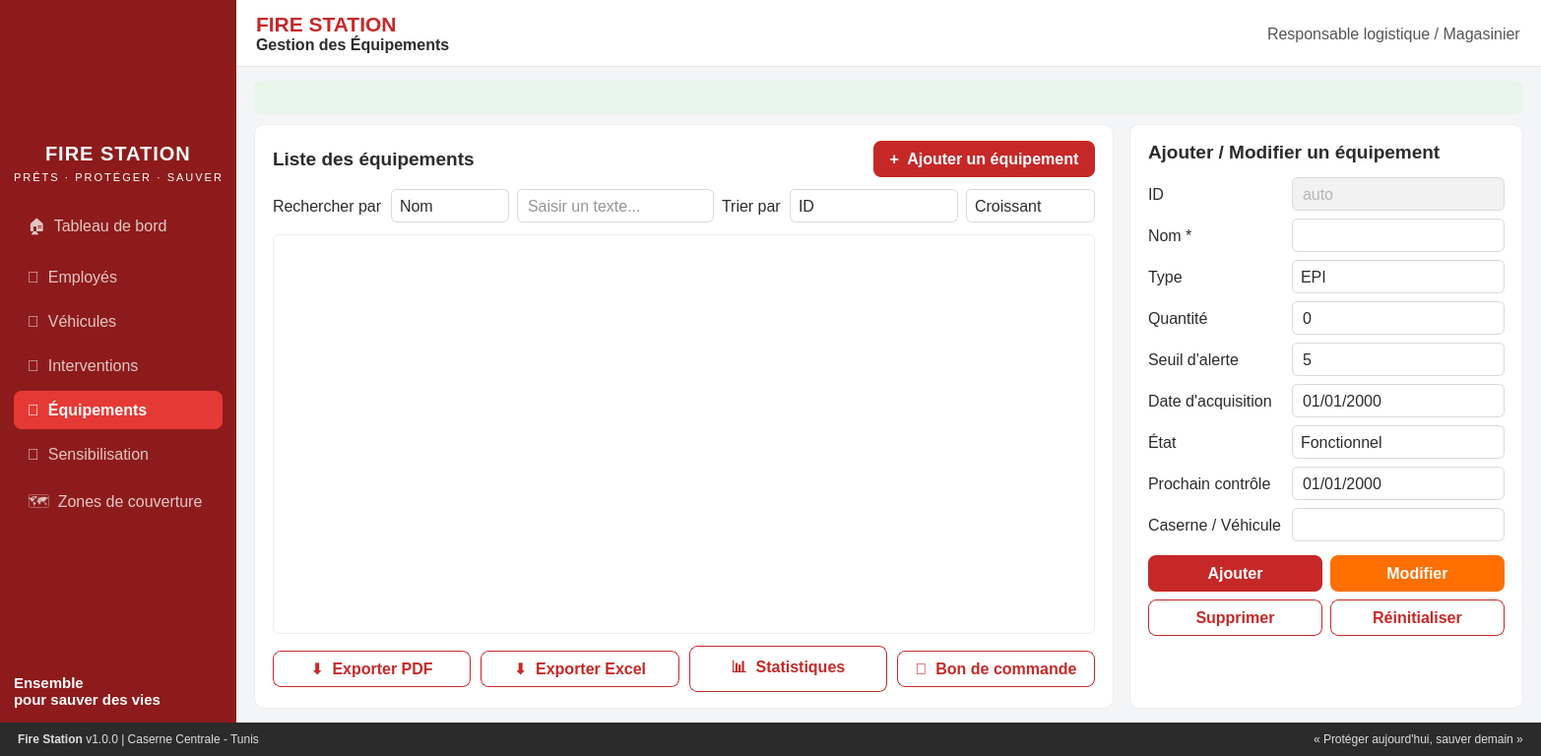
<?xml version="1.0" encoding="UTF-8"?>
<ui version="4.0">
 <class>MainWindow</class>
 <widget class="QMainWindow" name="MainWindow">
  <property name="geometry"><rect><x>0</x><y>0</y><width>1366</width><height>768</height></rect></property>
  <property name="windowTitle"><string>FireStation Manager - Gestion des équipements</string></property>
  <property name="styleSheet"><string notr="true">
* { font-family: "Roboto", "Segoe UI", sans-serif; font-size: 12pt; color: #2B2B2B; }
QMainWindow, QWidget#centralwidget { background: #F4F5F7; }

/* ---------- Sidebar ---------- */
QFrame#frameSidebar { background-color: #8E1B1B; background-image: url(:/images/sidebar_firefighter.jpg); background-position: center; background-repeat: no-repeat; }
QFrame#frameSidebar QLabel { color: white; background: transparent; }
QLabel#lblNomApp { font-size: 15pt; font-weight: bold; letter-spacing: 1px; }
QLabel#lblSlogan { font-size: 8pt; letter-spacing: 2px; color: rgba(255,255,255,200); }
QLabel#lblMotto { font-size: 11pt; font-weight: bold; }
QFrame#frameSidebar QPushButton { text-align: left; padding: 10px 14px; color: white; background: transparent; border: none; border-radius: 8px; }
QFrame#frameSidebar QPushButton:disabled { color: rgba(255,255,255,190); }
QFrame#frameSidebar QPushButton#btnNavEquipements { background: #E53935; font-weight: bold; }

/* ---------- Header / footer ---------- */
QFrame#frameHeader { background: white; border-bottom: 1px solid #E6E6E6; }
QLabel#lblTitreApp { background: transparent; }
QLabel#lblUtilisateur { color: #555; background: transparent; }
QFrame#frameFooter { background: #2B2B2B; }
QFrame#frameFooter QLabel { color: #DDD; font-size: 9pt; background: transparent; }

/* ---------- Cartes ---------- */
QFrame#cardListe, QFrame#cardForm { background: white; border: 1px solid #ECECEC; border-radius: 10px; }
QFrame#cardListe QLabel, QFrame#cardForm QLabel { background: transparent; border: none; }
QLabel#lblListeTitre, QLabel#lblFormTitre { font-size: 14pt; font-weight: bold; }
QLabel#lblAlertes { padding: 8px 12px; border-radius: 8px; background: #E8F5E9; color: #2E7D32; font-weight: bold; }

/* ---------- Champs ---------- */
QLineEdit, QComboBox, QSpinBox, QDateEdit { background: white; border: 1px solid #DADADA; border-radius: 6px; padding: 5px 8px; color: #2B2B2B; min-height: 22px; }
QLineEdit:focus, QComboBox:focus, QSpinBox:focus, QDateEdit:focus { border: 1px solid #C62828; }
QLineEdit:read-only { background: #F2F2F2; color: #777; }
QComboBox::drop-down, QDateEdit::drop-down { border: none; width: 26px; subcontrol-origin: padding; subcontrol-position: center right; }
QComboBox::down-arrow, QDateEdit::down-arrow { image: url(:/images/arrow_down.png); width: 12px; height: 12px; }
QSpinBox::up-button { subcontrol-origin: border; subcontrol-position: top right; width: 22px; border: none; }
QSpinBox::down-button { subcontrol-origin: border; subcontrol-position: bottom right; width: 22px; border: none; }
QSpinBox::up-arrow { image: url(:/images/arrow_up.png); width: 10px; height: 10px; }
QSpinBox::down-arrow { image: url(:/images/arrow_down.png); width: 10px; height: 10px; }

/* ---------- Boutons ---------- */
QPushButton#btnAjouter, QPushButton#btnNouveau { background: #C62828; color: white; border: none; border-radius: 8px; padding: 9px 16px; font-weight: bold; }
QPushButton#btnAjouter:hover, QPushButton#btnNouveau:hover { background: #B71C1C; }
QPushButton#btnModifier { background: #FF6F00; color: white; border: none; border-radius: 8px; padding: 9px 16px; font-weight: bold; }
QPushButton#btnModifier:hover { background: #E65100; }
QPushButton#btnSupprimer, QPushButton#btnVider, QPushButton#btnExportPdf, QPushButton#btnExportExcel, QPushButton#btnStats, QPushButton#btnBonCommande {
    background: white; color: #C62828; border: 1px solid #C62828; border-radius: 8px; padding: 8px 14px; font-weight: bold; }
QPushButton#btnSupprimer:hover, QPushButton#btnVider:hover, QPushButton#btnExportPdf:hover, QPushButton#btnExportExcel:hover, QPushButton#btnStats:hover, QPushButton#btnBonCommande:hover { background: #FDECEA; }

/* ---------- Tableau ---------- */
QTableView { background: white; alternate-background-color: #FAFAFA; border: 1px solid #ECECEC; border-radius: 6px; gridline-color: transparent; selection-background-color: #FDECEA; selection-color: #2B2B2B; }
QHeaderView::section { background: #F4F5F7; color: #444; padding: 8px; border: none; border-bottom: 1px solid #E0E0E0; font-weight: bold; }
</string></property>
  <widget class="QWidget" name="centralwidget"><layout class="QVBoxLayout" name="layoutRoot"><property name="spacing"><number>0</number></property><property name="leftMargin"><number>0</number></property><property name="topMargin"><number>0</number></property><property name="rightMargin"><number>0</number></property><property name="bottomMargin"><number>0</number></property><item><layout class="QHBoxLayout" name="layoutCorps"><property name="spacing"><number>0</number></property><property name="leftMargin"><number>0</number></property><property name="topMargin"><number>0</number></property><property name="rightMargin"><number>0</number></property><property name="bottomMargin"><number>0</number></property><item><widget class="QFrame" name="frameSidebar"><property name="minimumSize"><size><width>240</width><height>0</height></size></property><property name="maximumSize"><size><width>240</width><height>16777215</height></size></property><layout class="QVBoxLayout" name="layoutSidebar"><property name="spacing"><number>6</number></property><property name="leftMargin"><number>14</number></property><property name="topMargin"><number>18</number></property><property name="rightMargin"><number>14</number></property><property name="bottomMargin"><number>14</number></property><item alignment="Qt::AlignHCenter"><widget class="QLabel" name="lblLogo"><property name="minimumSize"><size><width>120</width><height>120</height></size></property><property name="maximumSize"><size><width>120</width><height>120</height></size></property><property name="pixmap"><pixmap resource="resources.qrc">:/images/logo.png</pixmap></property><property name="scaledContents"><bool>true</bool></property></widget></item><item alignment="Qt::AlignHCenter"><widget class="QLabel" name="lblNomApp"><property name="text"><string>FIRE STATION</string></property></widget></item><item alignment="Qt::AlignHCenter"><widget class="QLabel" name="lblSlogan"><property name="text"><string>PRÊTS · PROTÉGER · SAUVER</string></property></widget></item><item><spacer name="spacerLogo"><property name="orientation"><enum>Qt::Vertical</enum></property><property name="sizeType"><enum>QSizePolicy::Fixed</enum></property><property name="sizeHint" stdset="0"><size><width>20</width><height>14</height></size></property></spacer></item><item><widget class="QPushButton" name="btnNavDashboard"><property name="text"><string>🏠  Tableau de bord</string></property><property name="enabled"><bool>false</bool></property><property name="toolTip"><string>Module géré par un autre membre de l'équipe</string></property></widget></item><item><widget class="QPushButton" name="btnNavEmployes"><property name="text"><string>👥  Employés</string></property><property name="enabled"><bool>false</bool></property><property name="toolTip"><string>Module géré par un autre membre de l'équipe</string></property></widget></item><item><widget class="QPushButton" name="btnNavVehicules"><property name="text"><string>🚒  Véhicules</string></property><property name="enabled"><bool>false</bool></property><property name="toolTip"><string>Module géré par un autre membre de l'équipe</string></property></widget></item><item><widget class="QPushButton" name="btnNavInterventions"><property name="text"><string>🚨  Interventions</string></property><property name="enabled"><bool>false</bool></property><property name="toolTip"><string>Module géré par un autre membre de l'équipe</string></property></widget></item><item><widget class="QPushButton" name="btnNavEquipements"><property name="text"><string>🧰  Équipements</string></property></widget></item><item><widget class="QPushButton" name="btnNavSensibilisation"><property name="text"><string>📣  Sensibilisation</string></property><property name="enabled"><bool>false</bool></property><property name="toolTip"><string>Module géré par un autre membre de l'équipe</string></property></widget></item><item><widget class="QPushButton" name="btnNavZones"><property name="text"><string>🗺  Zones de couverture</string></property><property name="enabled"><bool>false</bool></property><property name="toolTip"><string>Module géré par un autre membre de l'équipe</string></property></widget></item><item><spacer name="spacerNav"><property name="orientation"><enum>Qt::Vertical</enum></property><property name="sizeType"><enum>QSizePolicy::Expanding</enum></property><property name="sizeHint" stdset="0"><size><width>20</width><height>40</height></size></property></spacer></item><item><widget class="QLabel" name="lblMotto"><property name="text"><string>Ensemble
pour sauver des vies</string></property></widget></item></layout></widget></item><item><widget class="QWidget" name="widgetPrincipal"><layout class="QVBoxLayout" name="layoutPrincipal"><property name="spacing"><number>0</number></property><property name="leftMargin"><number>0</number></property><property name="topMargin"><number>0</number></property><property name="rightMargin"><number>0</number></property><property name="bottomMargin"><number>0</number></property><item><widget class="QFrame" name="frameHeader"><property name="minimumSize"><size><width>0</width><height>68</height></size></property><property name="maximumSize"><size><width>16777215</width><height>68</height></size></property><layout class="QHBoxLayout" name="layoutHeader"><property name="spacing"><number>8</number></property><property name="leftMargin"><number>20</number></property><property name="topMargin"><number>0</number></property><property name="rightMargin"><number>20</number></property><property name="bottomMargin"><number>0</number></property><item><widget class="QLabel" name="lblTitreApp"><property name="text"><string>&lt;span style=" font-size:16pt; font-weight:700; color:#C62828;"&gt;FIRE STATION&lt;/span&gt;&lt;br/&gt;&lt;span style=" font-size:12pt; font-weight:600;"&gt;Gestion des Équipements&lt;/span&gt;</string></property></widget></item><item><spacer name="spacerHeader"><property name="orientation"><enum>Qt::Horizontal</enum></property><property name="sizeType"><enum>QSizePolicy::Expanding</enum></property><property name="sizeHint" stdset="0"><size><width>40</width><height>20</height></size></property></spacer></item><item><widget class="QLabel" name="lblUtilisateur"><property name="text"><string>Responsable logistique / Magasinier</string></property></widget></item></layout></widget></item><item><widget class="QWidget" name="widgetBody"><layout class="QVBoxLayout" name="layoutBody"><property name="spacing"><number>10</number></property><property name="leftMargin"><number>18</number></property><property name="topMargin"><number>14</number></property><property name="rightMargin"><number>18</number></property><property name="bottomMargin"><number>14</number></property><item><widget class="QLabel" name="lblAlertes"><property name="text"><string></string></property></widget></item><item><layout class="QHBoxLayout" name="layoutCartes"><property name="spacing"><number>16</number></property><property name="leftMargin"><number>0</number></property><property name="topMargin"><number>0</number></property><property name="rightMargin"><number>0</number></property><property name="bottomMargin"><number>0</number></property><item><widget class="QFrame" name="cardListe"><layout class="QVBoxLayout" name="layoutCardListe"><property name="spacing"><number>12</number></property><property name="leftMargin"><number>18</number></property><property name="topMargin"><number>16</number></property><property name="rightMargin"><number>18</number></property><property name="bottomMargin"><number>16</number></property><item><layout class="QHBoxLayout" name="layoutListeTitre"><property name="spacing"><number>8</number></property><property name="leftMargin"><number>0</number></property><property name="topMargin"><number>0</number></property><property name="rightMargin"><number>0</number></property><property name="bottomMargin"><number>0</number></property><item><widget class="QLabel" name="lblListeTitre"><property name="text"><string>Liste des équipements</string></property></widget></item><item><spacer name="spacerListe"><property name="orientation"><enum>Qt::Horizontal</enum></property><property name="sizeType"><enum>QSizePolicy::Expanding</enum></property><property name="sizeHint" stdset="0"><size><width>40</width><height>20</height></size></property></spacer></item><item><widget class="QPushButton" name="btnNouveau"><property name="text"><string>+  Ajouter un équipement</string></property></widget></item></layout></item><item><layout class="QHBoxLayout" name="layoutRecherche"><property name="spacing"><number>8</number></property><property name="leftMargin"><number>0</number></property><property name="topMargin"><number>0</number></property><property name="rightMargin"><number>0</number></property><property name="bottomMargin"><number>0</number></property><item><widget class="QLabel" name="lblRechercher"><property name="text"><string>Rechercher par</string></property></widget></item><item><widget class="QComboBox" name="cbChampRecherche"><item><property name="text"><string>Nom</string></property></item><item><property name="text"><string>Type</string></property></item><item><property name="text"><string>État</string></property></item><item><property name="text"><string>Affectation</string></property></item></widget></item><item><widget class="QLineEdit" name="leRecherche"><property name="minimumSize"><size><width>200</width><height>0</height></size></property><property name="maximumSize"><size><width>16777215</width><height>16777215</height></size></property><property name="placeholderText"><string>Saisir un texte...</string></property><property name="clearButtonEnabled"><bool>true</bool></property></widget></item><item><widget class="QLabel" name="lblTrier"><property name="text"><string>Trier par</string></property></widget></item><item><widget class="QComboBox" name="cbTri"><item><property name="text"><string>ID</string></property></item><item><property name="text"><string>Nom</string></property></item><item><property name="text"><string>Type</string></property></item><item><property name="text"><string>Quantité</string></property></item><item><property name="text"><string>Date d'acquisition</string></property></item><item><property name="text"><string>État</string></property></item><item><property name="text"><string>Prochain contrôle</string></property></item></widget></item><item><widget class="QComboBox" name="cbOrdre"><item><property name="text"><string>Croissant</string></property></item><item><property name="text"><string>Décroissant</string></property></item></widget></item></layout></item><item><widget class="QTableView" name="tableView"><property name="alternatingRowColors"><bool>true</bool></property><property name="showGrid"><bool>false</bool></property><attribute name="verticalHeaderVisible"><bool>false</bool></attribute></widget></item><item><layout class="QHBoxLayout" name="layoutExports"><property name="spacing"><number>10</number></property><property name="leftMargin"><number>0</number></property><property name="topMargin"><number>0</number></property><property name="rightMargin"><number>0</number></property><property name="bottomMargin"><number>0</number></property><item><widget class="QPushButton" name="btnExportPdf"><property name="text"><string>⬇  Exporter PDF</string></property></widget></item><item><widget class="QPushButton" name="btnExportExcel"><property name="text"><string>⬇  Exporter Excel</string></property></widget></item><item><widget class="QPushButton" name="btnStats"><property name="text"><string>📊  Statistiques</string></property></widget></item><item><widget class="QPushButton" name="btnBonCommande"><property name="text"><string>🧾  Bon de commande</string></property></widget></item></layout></item></layout></widget></item><item><widget class="QFrame" name="cardForm"><property name="minimumSize"><size><width>400</width><height>0</height></size></property><property name="maximumSize"><size><width>400</width><height>16777215</height></size></property><layout class="QVBoxLayout" name="layoutCardForm"><property name="spacing"><number>14</number></property><property name="leftMargin"><number>18</number></property><property name="topMargin"><number>16</number></property><property name="rightMargin"><number>18</number></property><property name="bottomMargin"><number>16</number></property><item><widget class="QLabel" name="lblFormTitre"><property name="text"><string>Ajouter / Modifier un équipement</string></property></widget></item><item><layout class="QGridLayout" name="gridForm"><property name="verticalSpacing"><number>8</number></property><property name="horizontalSpacing"><number>10</number></property><item row="0" column="0"><widget class="QLabel" name="lblF0"><property name="text"><string>ID</string></property></widget></item><item row="0" column="1"><widget class="QLineEdit" name="leId"><property name="readOnly"><bool>true</bool></property><property name="placeholderText"><string>auto</string></property></widget></item><item row="1" column="0"><widget class="QLabel" name="lblF1"><property name="text"><string>Nom *</string></property></widget></item><item row="1" column="1"><widget class="QLineEdit" name="leNom"></widget></item><item row="2" column="0"><widget class="QLabel" name="lblF2"><property name="text"><string>Type</string></property></widget></item><item row="2" column="1"><widget class="QComboBox" name="cbType"><item><property name="text"><string>EPI</string></property></item><item><property name="text"><string>Matériel de sauvetage</string></property></item><item><property name="text"><string>Extincteur</string></property></item><item><property name="text"><string>Tuyaux</string></property></item><item><property name="text"><string>Autre</string></property></item></widget></item><item row="3" column="0"><widget class="QLabel" name="lblF3"><property name="text"><string>Quantité</string></property></widget></item><item row="3" column="1"><widget class="QSpinBox" name="sbQuantite"><property name="maximum"><number>100000</number></property><property name="value"><number>0</number></property></widget></item><item row="4" column="0"><widget class="QLabel" name="lblF4"><property name="text"><string>Seuil d'alerte</string></property></widget></item><item row="4" column="1"><widget class="QSpinBox" name="sbSeuil"><property name="maximum"><number>100000</number></property><property name="value"><number>5</number></property></widget></item><item row="5" column="0"><widget class="QLabel" name="lblF5"><property name="text"><string>Date d'acquisition</string></property></widget></item><item row="5" column="1"><widget class="QDateEdit" name="deAcquisition"><property name="calendarPopup"><bool>true</bool></property><property name="displayFormat"><string>dd/MM/yyyy</string></property></widget></item><item row="6" column="0"><widget class="QLabel" name="lblF6"><property name="text"><string>État</string></property></widget></item><item row="6" column="1"><widget class="QComboBox" name="cbEtat"><item><property name="text"><string>Fonctionnel</string></property></item><item><property name="text"><string>En panne</string></property></item><item><property name="text"><string>En réparation</string></property></item></widget></item><item row="7" column="0"><widget class="QLabel" name="lblF7"><property name="text"><string>Prochain contrôle</string></property></widget></item><item row="7" column="1"><widget class="QDateEdit" name="deControle"><property name="calendarPopup"><bool>true</bool></property><property name="displayFormat"><string>dd/MM/yyyy</string></property></widget></item><item row="8" column="0"><widget class="QLabel" name="lblF8"><property name="text"><string>Caserne / Véhicule</string></property></widget></item><item row="8" column="1"><widget class="QLineEdit" name="leAffectation"></widget></item></layout></item><item><layout class="QGridLayout" name="gridBtns"><property name="spacing"><number>8</number></property><item row="0" column="0"><widget class="QPushButton" name="btnAjouter"><property name="text"><string>Ajouter</string></property></widget></item><item row="0" column="1"><widget class="QPushButton" name="btnModifier"><property name="text"><string>Modifier</string></property></widget></item><item row="1" column="0"><widget class="QPushButton" name="btnSupprimer"><property name="text"><string>Supprimer</string></property></widget></item><item row="1" column="1"><widget class="QPushButton" name="btnVider"><property name="text"><string>Réinitialiser</string></property></widget></item></layout></item><item><spacer name="spacerForm"><property name="orientation"><enum>Qt::Vertical</enum></property><property name="sizeType"><enum>QSizePolicy::Expanding</enum></property><property name="sizeHint" stdset="0"><size><width>20</width><height>10</height></size></property></spacer></item></layout></widget></item></layout></item></layout></widget></item></layout></widget></item></layout></item><item><widget class="QFrame" name="frameFooter"><property name="minimumSize"><size><width>0</width><height>34</height></size></property><property name="maximumSize"><size><width>16777215</width><height>34</height></size></property><layout class="QHBoxLayout" name="layoutFooter"><property name="spacing"><number>8</number></property><property name="leftMargin"><number>18</number></property><property name="topMargin"><number>0</number></property><property name="rightMargin"><number>18</number></property><property name="bottomMargin"><number>0</number></property><item><widget class="QLabel" name="lblFooterG"><property name="text"><string>&lt;b&gt;Fire Station&lt;/b&gt;   v1.0.0   |   Caserne Centrale - Tunis</string></property></widget></item><item><spacer name="spacerFooter"><property name="orientation"><enum>Qt::Horizontal</enum></property><property name="sizeType"><enum>QSizePolicy::Expanding</enum></property><property name="sizeHint" stdset="0"><size><width>40</width><height>20</height></size></property></spacer></item><item><widget class="QLabel" name="lblFooterD"><property name="text"><string>« Protéger aujourd'hui, sauver demain »</string></property></widget></item></layout></widget></item></layout></widget>
 </widget>
 <resources><include location="resources.qrc"/></resources>
 <connections/>
</ui>
